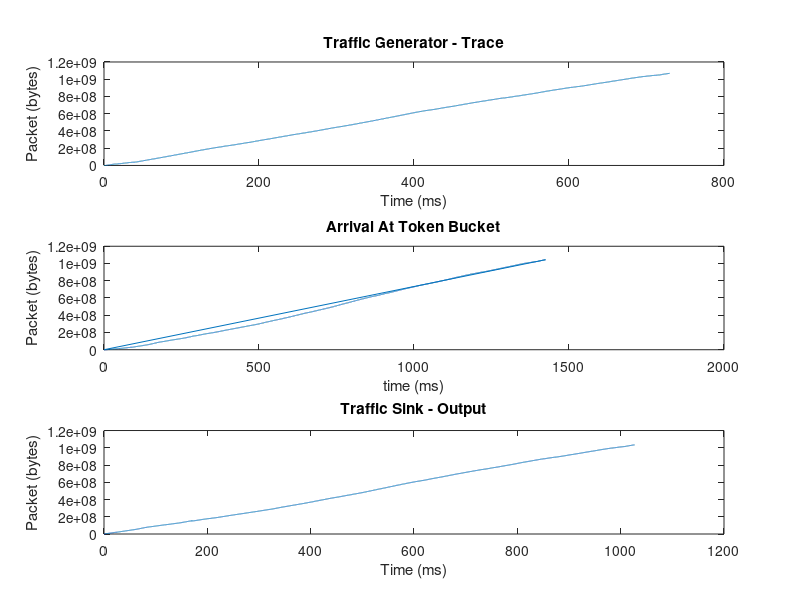
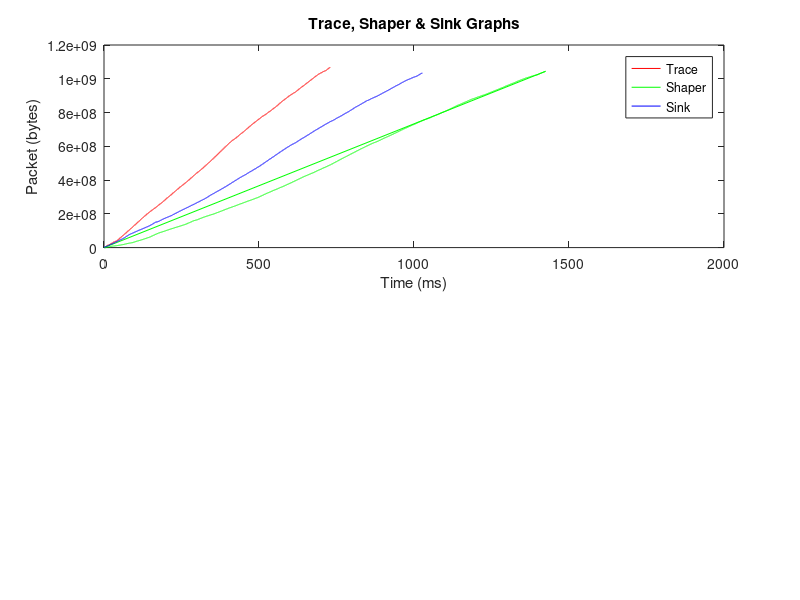
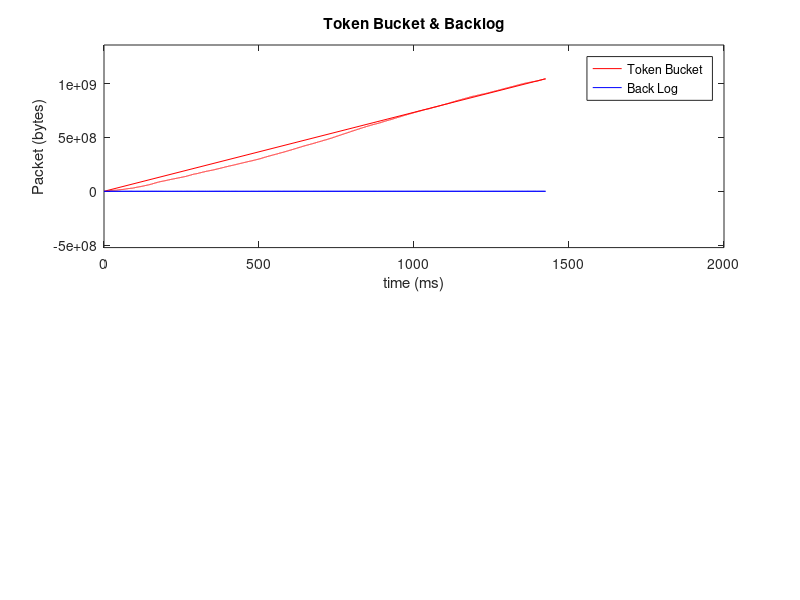

These charts were generated, in order, by the following MATLAB code:
clc
clear all

%[seq_no_tr, time_tr, type_tr, size_tr, ~,~,~] = textread('movietrace.data', '%f %f %c %f %f %f %f');

%data of trace file
[seqNo,t_p,size_p] = textread('TGenVid.txt', '%f %f %f');

figure(1);
time_depart = zeros(1,size(seqNo,1));
Tgen_depart = zeros(1,size(seqNo,1));

t_p = t_p/1000;

time_depart(1) = t_p(1);
Tgen_depart(1) = size_p(1);
i = 2;
while i<=size(seqNo,1)
    time_depart(i) = time_depart(i - 1) + t_p(i);
    Tgen_depart(i) = Tgen_depart(i - 1) + size_p(i);
    i=i+1;
end
    
subplot(3,1,1);
plot(time_depart,Tgen_depart);
title('Traffic Generator - Trace');
xlabel('Time (ms)');
ylabel('Packet (bytes)');


%Arrivals at the token bucket
[recv_time, size_tb, buffer_bk_log, tokens] = textread('bucketVid.txt', '%f %f %f %f');
time_bucket = zeros(1,size(recv_time,1));
bucket_arrival = zeros(1,size(recv_time,1));

recv_time = recv_time/1000;

time_bucket(1) = recv_time(1);
bucket_arrival(1) = 0;

i = 2;
while i<(size(recv_time,1))
    time_bucket(i) = time_bucket(i - 1) + recv_time(i);
    bucket_arrival(i) = bucket_arrival(i - 1) + size_tb(i);
    i=i+1;
end

subplot(3,1,2);
plot(time_bucket,bucket_arrival);
title('Arrival At Token Bucket');
xlabel('time (ms)');
ylabel('Packet (bytes)');


%Arrivals at the Traffic Sink
[seqNo,t_p,size_p] = textread('TSinkVid.txt', '%f %f %f');

time_sink = zeros(1,size(seqNo,1));
sink_arrival = zeros(1,size(seqNo,1));

t_p = t_p/1000;

time_sink(1) = 0;
sink_arrival(1) = size_p(1);
i = 2;
while i<=size(seqNo,1)
    time_sink(i) = time_sink(i - 1) + t_p(i);
    sink_arrival(i) = sink_arrival(i - 1) + size_p(i);
    i=i+1;
end
    
subplot(3,1,3);
plot(time_sink,sink_arrival); 
title('Traffic Sink - Output');
xlabel('Time (ms)');
ylabel('Packet (bytes)');

%All 3 plots on 1 graph
figure(2);
subplot(2,1,1);
fig2 = plot(time_depart,Tgen_depart,'r',time_bucket,bucket_arrival,'g',time_sink,sink_arrival,'b');
hold on;
legend(fig2, 'Trace', 'Shaper', 'Sink');
title('Trace, Shaper & Sink Graphs');
xlabel('Time (ms)');
ylabel('Packet (bytes)');


%Shows contents of token bucket and buffer backlog as a function of time
figure(3);
subplot(2,1,1);
fig3 = plot(time_bucket,bucket_arrival,'r',time_bucket,buffer_bk_log,'b');
hold on;
legend(fig3,'Token Bucket', 'Back Log');
title('Token Bucket & Backlog');
xlabel('time (ms)');
ylabel('Packet (bytes)');
ylim([-0.5* max(bucket_arrival) 1.3*max(bucket_arrival)]);

